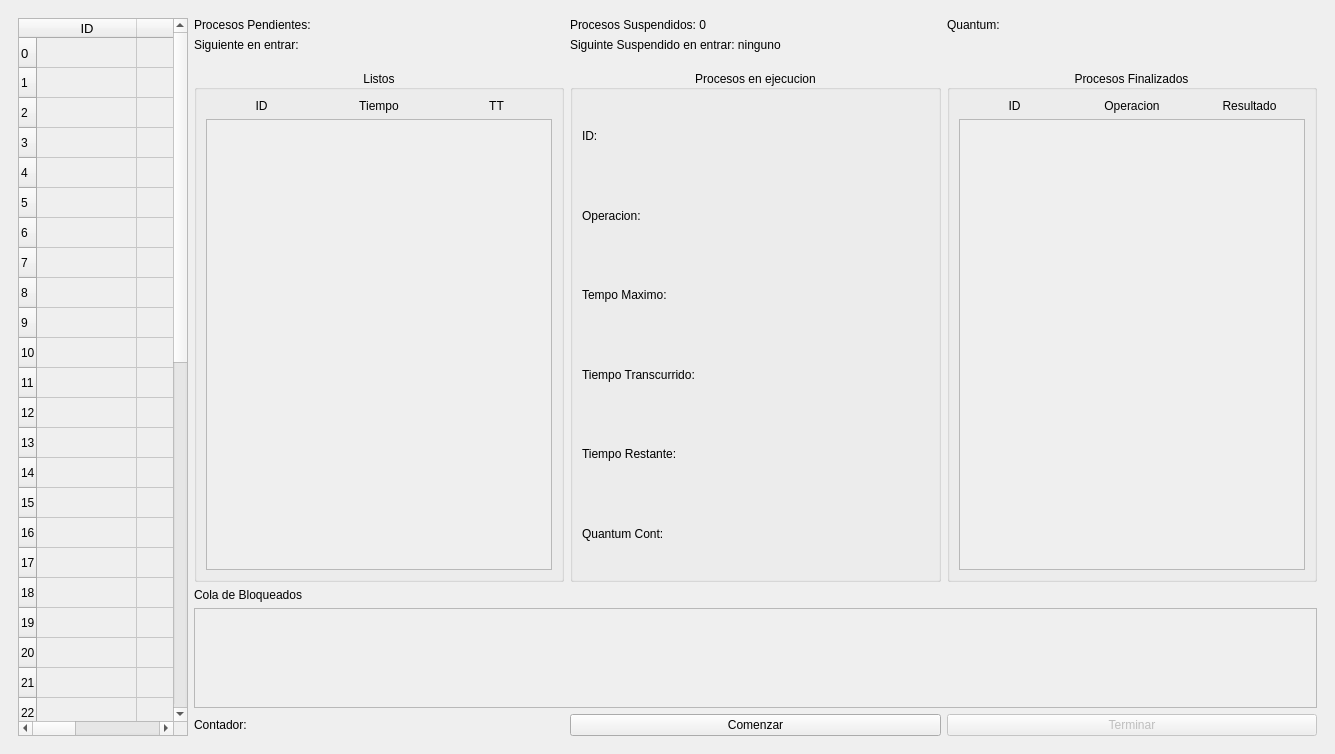
<?xml version="1.0" encoding="UTF-8"?>
<ui version="4.0">
 <class>MainWindow</class>
 <widget class="QMainWindow" name="MainWindow">
  <property name="geometry">
   <rect>
    <x>0</x>
    <y>0</y>
    <width>1335</width>
    <height>754</height>
   </rect>
  </property>
  <property name="windowTitle">
   <string>ZamaxSO</string>
  </property>
  <property name="windowIcon">
   <iconset resource="recursos.qrc">
    <normaloff>:/Styles/icono.ico</normaloff>:/Styles/icono.ico</iconset>
  </property>
  <widget class="QWidget" name="centralwidget">
   <layout class="QGridLayout" name="gridLayout">
    <item row="0" column="0">
     <widget class="QStackedWidget" name="pagesSW">
      <property name="layoutDirection">
       <enum>Qt::LeftToRight</enum>
      </property>
      <property name="autoFillBackground">
       <bool>false</bool>
      </property>
      <property name="inputMethodHints">
       <set>Qt::ImhDigitsOnly</set>
      </property>
      <property name="currentIndex">
       <number>1</number>
      </property>
      <widget class="QWidget" name="setProcessPage">
       <layout class="QGridLayout" name="gridLayout_2">
        <item row="0" column="0">
         <widget class="QGroupBox" name="howManyProcessGB">
          <property name="maximumSize">
           <size>
            <width>636</width>
            <height>279</height>
           </size>
          </property>
          <property name="styleSheet">
           <string notr="true">font: 14pt &quot;Century Gothic&quot;;

</string>
          </property>
          <property name="title">
           <string/>
          </property>
          <layout class="QGridLayout" name="gridLayout_3">
           <item row="3" column="1">
            <widget class="QLineEdit" name="insertQuantumLE"/>
           </item>
           <item row="2" column="1">
            <widget class="QLineEdit" name="numOfProcessLE">
             <property name="inputMethodHints">
              <set>Qt::ImhNone</set>
             </property>
            </widget>
           </item>
           <item row="3" column="0">
            <widget class="QLabel" name="insertQuantumLB">
             <property name="text">
              <string>Quantum</string>
             </property>
            </widget>
           </item>
           <item row="4" column="1">
            <widget class="QPushButton" name="numOfProcessPB">
             <property name="enabled">
              <bool>false</bool>
             </property>
             <property name="text">
              <string>OK</string>
             </property>
            </widget>
           </item>
           <item row="0" column="0" colspan="2">
            <widget class="QLabel" name="welcomeMsgLB">
             <property name="text">
              <string>¡Bienvenido a ZamaxSO!
 El sistema de simulacion de procesamiento mediante el algoritmo de planificacion &quot;Round Robin&quot;. 
Por favor digite la cantidad de procesos que desea realizar y el quantum o tiempo que cada proceso hará uso del procesador.</string>
             </property>
             <property name="scaledContents">
              <bool>false</bool>
             </property>
             <property name="alignment">
              <set>Qt::AlignCenter</set>
             </property>
             <property name="wordWrap">
              <bool>true</bool>
             </property>
            </widget>
           </item>
           <item row="2" column="0">
            <widget class="QLabel" name="numOfProcessLB">
             <property name="text">
              <string>No. Procesos: </string>
             </property>
            </widget>
           </item>
          </layout>
         </widget>
        </item>
        <item row="0" column="1">
         <widget class="QLabel" name="logoLB">
          <property name="maximumSize">
           <size>
            <width>320</width>
            <height>300</height>
           </size>
          </property>
          <property name="text">
           <string/>
          </property>
          <property name="pixmap">
           <pixmap resource="recursos.qrc">:/Styles/Logo.PNG</pixmap>
          </property>
          <property name="scaledContents">
           <bool>true</bool>
          </property>
         </widget>
        </item>
       </layout>
      </widget>
      <widget class="QWidget" name="executeProcessPage">
       <property name="styleSheet">
        <string notr="true">font: 14pt &quot;Century Gothic&quot;;</string>
       </property>
       <layout class="QGridLayout" name="gridLayout_5">
        <item row="4" column="2">
         <widget class="QGroupBox" name="executeProcessGB">
          <property name="maximumSize">
           <size>
            <width>392</width>
            <height>16777215</height>
           </size>
          </property>
          <property name="title">
           <string>Procesos en ejecucion</string>
          </property>
          <property name="alignment">
           <set>Qt::AlignCenter</set>
          </property>
          <layout class="QGridLayout" name="gridLayout_8">
           <item row="4" column="0">
            <widget class="QLabel" name="trLB">
             <property name="text">
              <string>Tiempo Restante: </string>
             </property>
            </widget>
           </item>
           <item row="3" column="0">
            <widget class="QLabel" name="ttLB">
             <property name="text">
              <string>Tiempo Transcurrido: </string>
             </property>
            </widget>
           </item>
           <item row="0" column="0">
            <widget class="QLabel" name="nameLB">
             <property name="text">
              <string>ID: </string>
             </property>
            </widget>
           </item>
           <item row="1" column="0">
            <widget class="QLabel" name="opLB">
             <property name="text">
              <string>Operacion:</string>
             </property>
            </widget>
           </item>
           <item row="2" column="0">
            <widget class="QLabel" name="tmLB">
             <property name="text">
              <string>Tempo Maximo:</string>
             </property>
            </widget>
           </item>
           <item row="5" column="0">
            <widget class="QLabel" name="quantumContLB">
             <property name="text">
              <string>Quantum Cont: </string>
             </property>
            </widget>
           </item>
          </layout>
         </widget>
        </item>
        <item row="0" column="1">
         <widget class="QLabel" name="contOfBatchesLB">
          <property name="text">
           <string>Procesos Pendientes: </string>
          </property>
         </widget>
        </item>
        <item row="1" column="1">
         <widget class="QLabel" name="nextProcessLB">
          <property name="text">
           <string>Siguiente en entrar: </string>
          </property>
         </widget>
        </item>
        <item row="7" column="1">
         <widget class="QLabel" name="globalContLB">
          <property name="text">
           <string>Contador: </string>
          </property>
         </widget>
        </item>
        <item row="0" column="0" rowspan="8">
         <widget class="QTableWidget" name="frameTable">
          <property name="enabled">
           <bool>false</bool>
          </property>
          <property name="maximumSize">
           <size>
            <width>170</width>
            <height>16777215</height>
           </size>
          </property>
          <property name="styleSheet">
           <string notr="true">font: 10pt &quot;MS PGothic&quot;;
color: rgb(0, 0, 0);</string>
          </property>
          <row>
           <property name="text">
            <string>0</string>
           </property>
           <property name="font">
            <font>
             <pointsize>10</pointsize>
            </font>
           </property>
          </row>
          <row>
           <property name="text">
            <string>1</string>
           </property>
          </row>
          <row>
           <property name="text">
            <string>2</string>
           </property>
          </row>
          <row>
           <property name="text">
            <string>3</string>
           </property>
          </row>
          <row>
           <property name="text">
            <string>4</string>
           </property>
          </row>
          <row>
           <property name="text">
            <string>5</string>
           </property>
          </row>
          <row>
           <property name="text">
            <string>6</string>
           </property>
          </row>
          <row>
           <property name="text">
            <string>7</string>
           </property>
          </row>
          <row>
           <property name="text">
            <string>8</string>
           </property>
          </row>
          <row>
           <property name="text">
            <string>9</string>
           </property>
          </row>
          <row>
           <property name="text">
            <string>10</string>
           </property>
          </row>
          <row>
           <property name="text">
            <string>11</string>
           </property>
          </row>
          <row>
           <property name="text">
            <string>12</string>
           </property>
          </row>
          <row>
           <property name="text">
            <string>13</string>
           </property>
          </row>
          <row>
           <property name="text">
            <string>14</string>
           </property>
          </row>
          <row>
           <property name="text">
            <string>15</string>
           </property>
          </row>
          <row>
           <property name="text">
            <string>16</string>
           </property>
          </row>
          <row>
           <property name="text">
            <string>17</string>
           </property>
          </row>
          <row>
           <property name="text">
            <string>18</string>
           </property>
          </row>
          <row>
           <property name="text">
            <string>19</string>
           </property>
          </row>
          <row>
           <property name="text">
            <string>20</string>
           </property>
          </row>
          <row>
           <property name="text">
            <string>21</string>
           </property>
          </row>
          <row>
           <property name="text">
            <string>22</string>
           </property>
          </row>
          <row>
           <property name="text">
            <string>23</string>
           </property>
          </row>
          <row>
           <property name="text">
            <string>24</string>
           </property>
          </row>
          <row>
           <property name="text">
            <string>25</string>
           </property>
          </row>
          <row>
           <property name="text">
            <string>26</string>
           </property>
          </row>
          <row>
           <property name="text">
            <string>27</string>
           </property>
          </row>
          <row>
           <property name="text">
            <string>28</string>
           </property>
          </row>
          <row>
           <property name="text">
            <string>29</string>
           </property>
          </row>
          <row>
           <property name="text">
            <string>30</string>
           </property>
          </row>
          <row>
           <property name="text">
            <string>31</string>
           </property>
          </row>
          <row>
           <property name="text">
            <string>32</string>
           </property>
          </row>
          <row>
           <property name="text">
            <string>33</string>
           </property>
          </row>
          <row>
           <property name="text">
            <string>34</string>
           </property>
          </row>
          <row>
           <property name="text">
            <string>35</string>
           </property>
          </row>
          <row>
           <property name="text">
            <string>36</string>
           </property>
          </row>
          <row>
           <property name="text">
            <string>37</string>
           </property>
          </row>
          <row>
           <property name="text">
            <string>38</string>
           </property>
          </row>
          <row>
           <property name="text">
            <string>39</string>
           </property>
          </row>
          <row>
           <property name="text">
            <string>40</string>
           </property>
          </row>
          <row>
           <property name="text">
            <string>41</string>
           </property>
          </row>
          <row>
           <property name="text">
            <string>42</string>
           </property>
          </row>
          <row>
           <property name="text">
            <string>43</string>
           </property>
          </row>
          <row>
           <property name="text">
            <string>44</string>
           </property>
          </row>
          <column>
           <property name="text">
            <string>ID</string>
           </property>
           <property name="font">
            <font>
             <pointsize>10</pointsize>
            </font>
           </property>
          </column>
          <column>
           <property name="text">
            <string>Pag</string>
           </property>
           <property name="font">
            <font>
             <pointsize>10</pointsize>
            </font>
           </property>
          </column>
          <column>
           <property name="text">
            <string>Estado</string>
           </property>
           <property name="font">
            <font>
             <pointsize>10</pointsize>
            </font>
           </property>
          </column>
          <item row="0" column="0">
           <property name="text">
            <string/>
           </property>
          </item>
         </widget>
        </item>
        <item row="7" column="2">
         <widget class="QPushButton" name="startPB">
          <property name="text">
           <string>Comenzar</string>
          </property>
         </widget>
        </item>
        <item row="4" column="1">
         <widget class="QGroupBox" name="readyProcessGB">
          <property name="maximumSize">
           <size>
            <width>392</width>
            <height>16777215</height>
           </size>
          </property>
          <property name="title">
           <string>Listos</string>
          </property>
          <property name="alignment">
           <set>Qt::AlignCenter</set>
          </property>
          <layout class="QGridLayout" name="gridLayout_4">
           <item row="0" column="1">
            <widget class="QLabel" name="timeColumnLB">
             <property name="maximumSize">
              <size>
               <width>16777215</width>
               <height>20</height>
              </size>
             </property>
             <property name="text">
              <string>Tiempo</string>
             </property>
             <property name="alignment">
              <set>Qt::AlignCenter</set>
             </property>
            </widget>
           </item>
           <item row="0" column="0">
            <widget class="QLabel" name="nameColumnLB">
             <property name="maximumSize">
              <size>
               <width>16777215</width>
               <height>20</height>
              </size>
             </property>
             <property name="text">
              <string>ID</string>
             </property>
             <property name="alignment">
              <set>Qt::AlignCenter</set>
             </property>
            </widget>
           </item>
           <item row="0" column="2">
            <widget class="QLabel" name="ttLB_2">
             <property name="text">
              <string>TT</string>
             </property>
             <property name="alignment">
              <set>Qt::AlignCenter</set>
             </property>
            </widget>
           </item>
           <item row="1" column="0" colspan="3">
            <widget class="QScrollArea" name="pendientProcessSA">
             <property name="widgetResizable">
              <bool>true</bool>
             </property>
             <widget class="QWidget" name="scrollAreaWidgetContents">
              <property name="geometry">
               <rect>
                <x>0</x>
                <y>0</y>
                <width>344</width>
                <height>413</height>
               </rect>
              </property>
              <layout class="QGridLayout" name="gridLayout_10">
               <item row="0" column="0">
                <layout class="QGridLayout" name="pendientProcessGL"/>
               </item>
              </layout>
             </widget>
            </widget>
           </item>
          </layout>
         </widget>
        </item>
        <item row="7" column="3">
         <widget class="QPushButton" name="finishPB">
          <property name="enabled">
           <bool>false</bool>
          </property>
          <property name="text">
           <string>Terminar</string>
          </property>
         </widget>
        </item>
        <item row="4" column="3">
         <widget class="QGroupBox" name="finishedProcesGB">
          <property name="maximumSize">
           <size>
            <width>392</width>
            <height>16777215</height>
           </size>
          </property>
          <property name="title">
           <string>Procesos Finalizados</string>
          </property>
          <property name="alignment">
           <set>Qt::AlignCenter</set>
          </property>
          <layout class="QGridLayout" name="gridLayout_9">
           <item row="0" column="2">
            <widget class="QLabel" name="resultColumnLB">
             <property name="maximumSize">
              <size>
               <width>16777215</width>
               <height>20</height>
              </size>
             </property>
             <property name="text">
              <string>Resultado</string>
             </property>
             <property name="alignment">
              <set>Qt::AlignCenter</set>
             </property>
            </widget>
           </item>
           <item row="0" column="1">
            <widget class="QLabel" name="operationColumnLB">
             <property name="maximumSize">
              <size>
               <width>16777215</width>
               <height>20</height>
              </size>
             </property>
             <property name="text">
              <string>Operacion</string>
             </property>
             <property name="alignment">
              <set>Qt::AlignCenter</set>
             </property>
            </widget>
           </item>
           <item row="0" column="0">
            <widget class="QLabel" name="idColumnLB">
             <property name="maximumSize">
              <size>
               <width>16777215</width>
               <height>20</height>
              </size>
             </property>
             <property name="text">
              <string>ID</string>
             </property>
             <property name="alignment">
              <set>Qt::AlignCenter</set>
             </property>
            </widget>
           </item>
           <item row="1" column="0" colspan="3">
            <widget class="QScrollArea" name="finishProcessSA">
             <property name="maximumSize">
              <size>
               <width>392</width>
               <height>16777215</height>
              </size>
             </property>
             <property name="widgetResizable">
              <bool>true</bool>
             </property>
             <widget class="QWidget" name="widget">
              <property name="geometry">
               <rect>
                <x>0</x>
                <y>0</y>
                <width>344</width>
                <height>415</height>
               </rect>
              </property>
              <layout class="QGridLayout" name="gridLayout_6">
               <item row="0" column="0">
                <layout class="QGridLayout" name="finishProcessGL"/>
               </item>
              </layout>
             </widget>
            </widget>
           </item>
          </layout>
         </widget>
        </item>
        <item row="5" column="1">
         <widget class="QLabel" name="blockedLB">
          <property name="text">
           <string>Cola de Bloqueados</string>
          </property>
         </widget>
        </item>
        <item row="6" column="1" colspan="3">
         <widget class="QScrollArea" name="blockedSA">
          <property name="maximumSize">
           <size>
            <width>16777215</width>
            <height>100</height>
           </size>
          </property>
          <property name="widgetResizable">
           <bool>true</bool>
          </property>
          <widget class="QWidget" name="scrollAreaWidgetContents_3">
           <property name="geometry">
            <rect>
             <x>0</x>
             <y>0</y>
             <width>1121</width>
             <height>98</height>
            </rect>
           </property>
           <layout class="QGridLayout" name="gridLayout_13">
            <item row="1" column="0">
             <layout class="QGridLayout" name="blockedGL"/>
            </item>
           </layout>
          </widget>
         </widget>
        </item>
        <item row="0" column="2">
         <widget class="QLabel" name="contSuspendedLB">
          <property name="text">
           <string>Procesos Suspendidos: 0</string>
          </property>
         </widget>
        </item>
        <item row="0" column="3">
         <widget class="QLabel" name="quantumLB">
          <property name="text">
           <string>Quantum: </string>
          </property>
         </widget>
        </item>
        <item row="1" column="2" colspan="2">
         <widget class="QLabel" name="nextSuspendedLB">
          <property name="text">
           <string>Siguinte Suspendido en entrar: ninguno</string>
          </property>
         </widget>
        </item>
       </layout>
      </widget>
      <widget class="QWidget" name="showResultsPage">
       <layout class="QGridLayout" name="gridLayout_7">
        <item row="0" column="0">
         <widget class="QScrollArea" name="resultsSA">
          <property name="widgetResizable">
           <bool>true</bool>
          </property>
          <widget class="QWidget" name="scrollAreaWidgetContents_2">
           <property name="geometry">
            <rect>
             <x>0</x>
             <y>0</y>
             <width>66</width>
             <height>20</height>
            </rect>
           </property>
           <layout class="QGridLayout" name="gridLayout_12">
            <item row="0" column="0">
             <layout class="QGridLayout" name="resultsGL"/>
            </item>
           </layout>
          </widget>
         </widget>
        </item>
       </layout>
      </widget>
      <widget class="QWidget" name="bcpPage">
       <layout class="QGridLayout" name="gridLayout_24">
        <item row="0" column="0">
         <widget class="QFrame" name="frame">
          <property name="frameShape">
           <enum>QFrame::StyledPanel</enum>
          </property>
          <property name="frameShadow">
           <enum>QFrame::Raised</enum>
          </property>
          <layout class="QGridLayout" name="gridLayout_11">
           <item row="1" column="0">
            <widget class="QTableWidget" name="bcpTW">
             <property name="enabled">
              <bool>false</bool>
             </property>
             <property name="minimumSize">
              <size>
               <width>0</width>
               <height>0</height>
              </size>
             </property>
             <property name="maximumSize">
              <size>
               <width>1100</width>
               <height>16777215</height>
              </size>
             </property>
             <property name="styleSheet">
              <string notr="true">color: rgb(0, 0, 0);
background-color: rgb(255, 200, 11);
font: 14pt &quot;Century Gothic&quot;;</string>
             </property>
             <property name="editTriggers">
              <set>QAbstractItemView::AllEditTriggers</set>
             </property>
             <column>
              <property name="text">
               <string>Id</string>
              </property>
             </column>
             <column>
              <property name="text">
               <string>Estado</string>
              </property>
             </column>
             <column>
              <property name="text">
               <string>Operacion</string>
              </property>
             </column>
             <column>
              <property name="text">
               <string>Resultado</string>
              </property>
             </column>
             <column>
              <property name="text">
               <string>Llegada</string>
              </property>
             </column>
             <column>
              <property name="text">
               <string>Finalizacion</string>
              </property>
             </column>
             <column>
              <property name="text">
               <string>Retorno</string>
              </property>
             </column>
             <column>
              <property name="text">
               <string>Espera</string>
              </property>
             </column>
             <column>
              <property name="text">
               <string>Servicio</string>
              </property>
             </column>
             <column>
              <property name="text">
               <string>Restante</string>
              </property>
             </column>
             <column>
              <property name="text">
               <string>Respuesta</string>
              </property>
             </column>
             <column>
              <property name="text">
               <string>Bloqueado</string>
              </property>
             </column>
            </widget>
           </item>
           <item row="0" column="0" alignment="Qt::AlignHCenter">
            <widget class="QLabel" name="bcpTitleLB">
             <property name="minimumSize">
              <size>
               <width>450</width>
               <height>42</height>
              </size>
             </property>
             <property name="maximumSize">
              <size>
               <width>450</width>
               <height>50</height>
              </size>
             </property>
             <property name="styleSheet">
              <string notr="true">color: rgb(0, 0, 0);
background-color: rgb(255, 200, 11);
font: 14pt &quot;Century Gothic&quot;;</string>
             </property>
             <property name="text">
              <string>Tabla de Bloque de Control de Procesos</string>
             </property>
             <property name="alignment">
              <set>Qt::AlignCenter</set>
             </property>
            </widget>
           </item>
          </layout>
         </widget>
        </item>
       </layout>
      </widget>
     </widget>
    </item>
   </layout>
  </widget>
 </widget>
 <resources>
  <include location="recursos.qrc"/>
 </resources>
 <connections/>
</ui>
